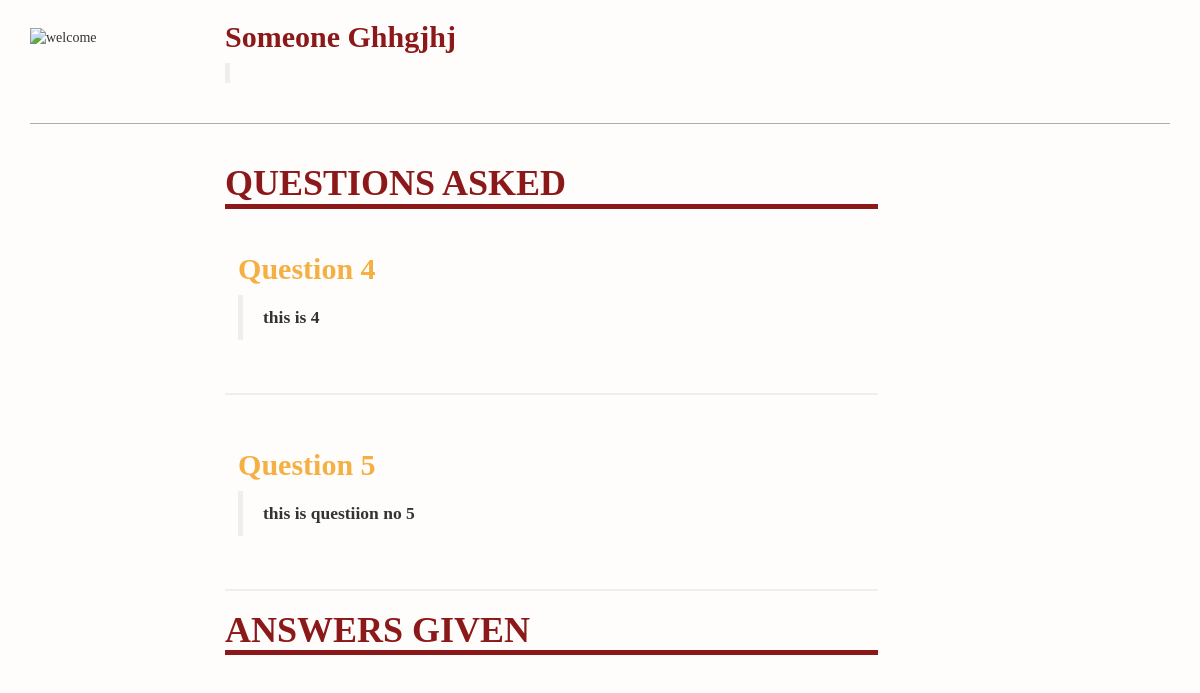
Before: /user_profile.php?userId=3 with the older database file.
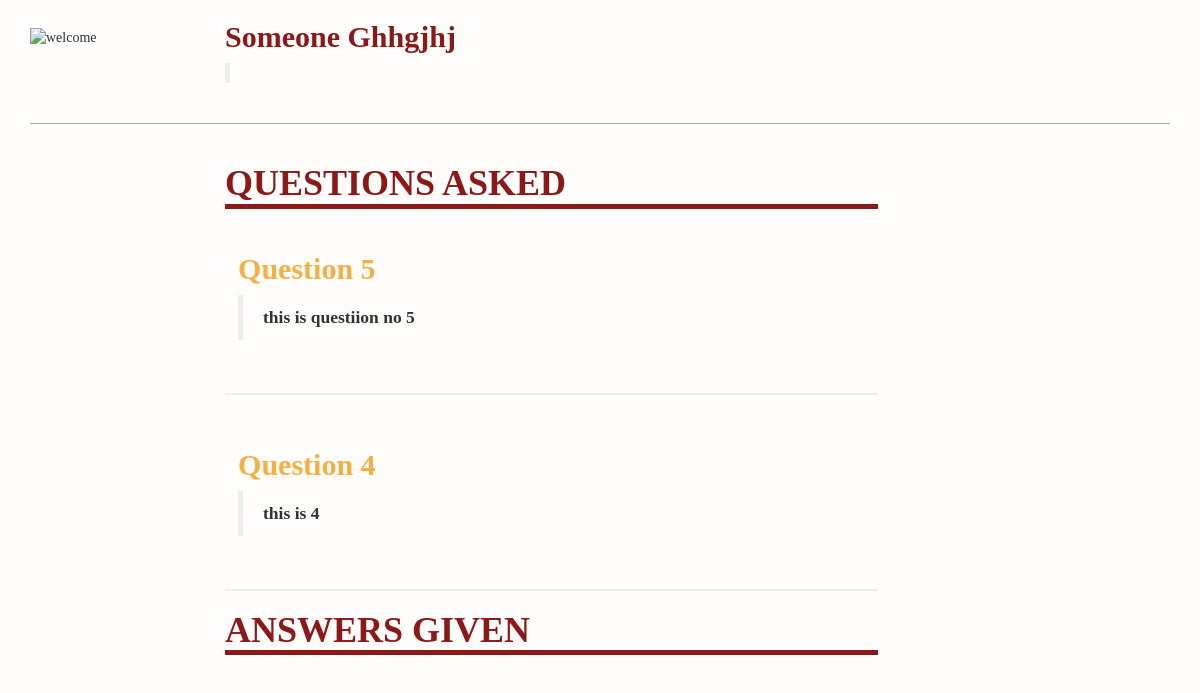
After: the same page with the newer database file.
### tables this page shows
CREATE TABLE `question` (
  `question_id` int(11) NOT NULL AUTO_INCREMENT,
  `user_id` int(11) NOT NULL,
  `question` text NOT NULL,
  `upvotes` int(11) NOT NULL,
  `downvotes` int(11) NOT NULL,
  `score` double NOT NULL,
  `reg_time` timestamp NOT NULL DEFAULT CURRENT_TIMESTAMP,
  `question_heading` text,
  `tags` int(2) NOT NULL,
  PRIMARY KEY (`question_id`)
);

### user_profile.php (the view, shortened to what this page needs)
<?php
	include 'connectuser.php';
	$get_user_id = $_GET['userId'];
	$user_query = 'SELECT * FROM user WHERE user_id='.$get_user_id;
	$user_result = mysqli_query($conn, $user_query);
	$user_array = mysqli_fetch_array($user_result);
?>
<html>
	<head>
		<link href="css/bootstrap.min.css" rel="stylesheet">
		<link rel="stylesheet" href="question_display.css">
	</head>
	<body>
		<header>
			<div class="container">
				<div class="row">
					<div class="col-md-2">
						<img src="welcome.jpg" title="welcome" class="img-responsive" style="margin-top: 2em;">
					</div>
					<div class="col-md-7">
						<h2 style="color:#8c1919; font-weight:900; ">
							<?php
								echo ucfirst($user_array['first_name'])." ".ucfirst($user_array['last_name']);
							?>
						</h2>
						<blockquote><p style="font-size: 17px;"><strong style="font-size: 1.2em;">
						<?php echo ucfirst(($user_array['description']));?> </p></blockquote>
					</div>
				</div>
				<hr style="height:1px;border:none;color:#333;background-color:#acadaf;">
			</div>
		</header>
		<div class="container">
			<div class="row">
				<div class="col-md-2"></div>
				<div class="col-md-7">
					<h1 style="color: #8c1919;"><strong>QUESTIONS ASKED</strong></h1>
					<?php
						$question_dis_query = "SELECT question,question_heading AS q_heading,score FROM question WHERE user_id='$get_user_id' ORDER BY score";
						$question_dis_result = mysqli_query($conn, $question_dis_query);
							while($question_dis_array = mysqli_fetch_array($question_dis_result)) {
						?>
						<div id="card">
							<h2 style="color: #f4b042;"><strong><?php echo $question_dis_array['q_heading'];?></strong></h2>
							<blockquote>
								<p><?php echo $question_dis_array['question']; ?></p>
							</blockquote>
						</div>
						<hr style="height:2px;border:none;color:#333;background-color:#eee;">
						<?php
						}
						?>
						<h1 style="color: #8c1919;"><strong>ANSWERS GIVEN</strong></h1>
				</div>
			</div>
		</div>
	</body>
</html>

Changed rows visible on the page:
changed question "Question 5": moves up the list
